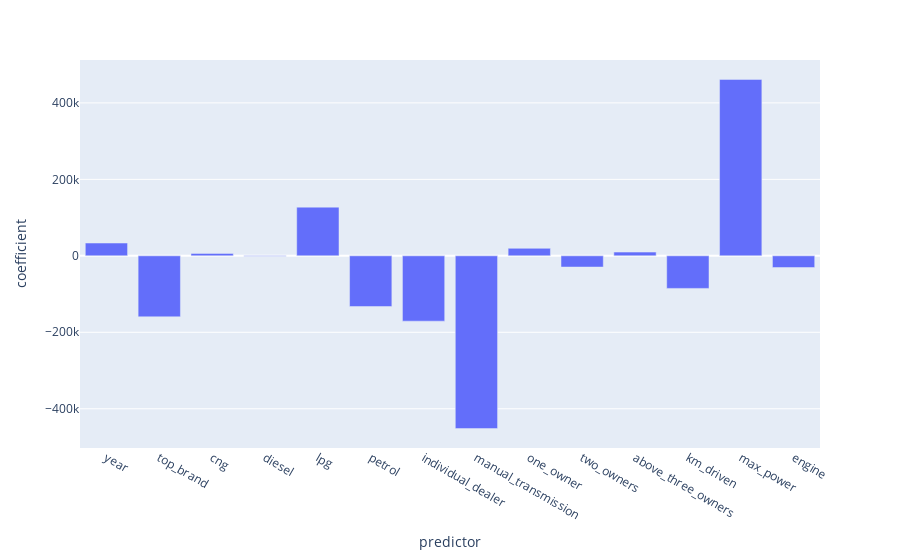

This figure's notebook cell:
### Markdown cell above
##### Step 6.3.3: Plotting Coefficients <a class="anchor" id="step6_3_3"></a>

### Code cell
# show your results as a bar chart
import plotly.express as px
fig = px.bar(x=results['feature'], y=results['coeff'])
fig.update_layout(
    yaxis=dict( title='coefficient'),
    xaxis=dict( title='predictor'),
)
fig.show()

### Figure 1 — Plotly figure (JSON) as saved in the notebook; plotly's stock layout.template omitted (floating-point values rounded to 4 significant figures)
{"data": [{"alignmentgroup": "True", "hovertemplate": "x=%{x}<br>y=%{y}<extra></extra>", "legendgroup": "", "marker": {"color": "#636efa", "pattern": {"shape": ""}}, "name": "", "offsetgroup": "", "orientation": "v", "showlegend": false, "textposition": "auto", "type": "bar", "x": ["year", "top_brand", "cng", "diesel", "lpg", "petrol", "individual_dealer", "manual_transmission", "one_owner", "two_owners", "above_three_owners", "km_driven", "max_power", "engine"], "xaxis": "x", "y": [33470.0, -159600.0, 6335.0, -1050.0, 127400.0, -132700.0, -170900.0, -451900.0, 19640.0, -29390.0, 9755.0, -85250.0, 461500.0, -30650.0], "yaxis": "y"}], "layout": {"barmode": "relative", "legend": {"tracegroupgap": 0}, "margin": {"t": 60}, "xaxis": {"anchor": "y", "domain": [0, 1], "title": {"text": "predictor"}}, "yaxis": {"anchor": "x", "domain": [0, 1], "title": {"text": "coefficient"}}}}
